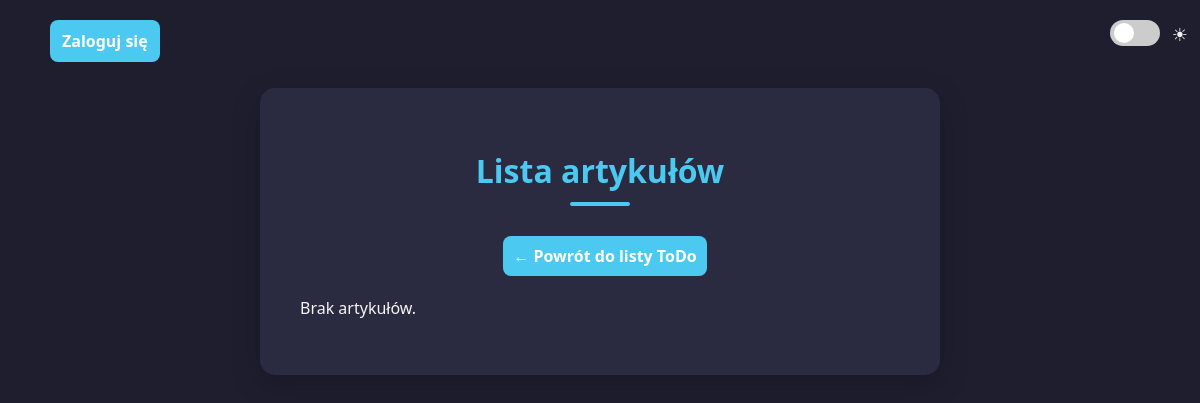
The app's page /articles-html/, older data.
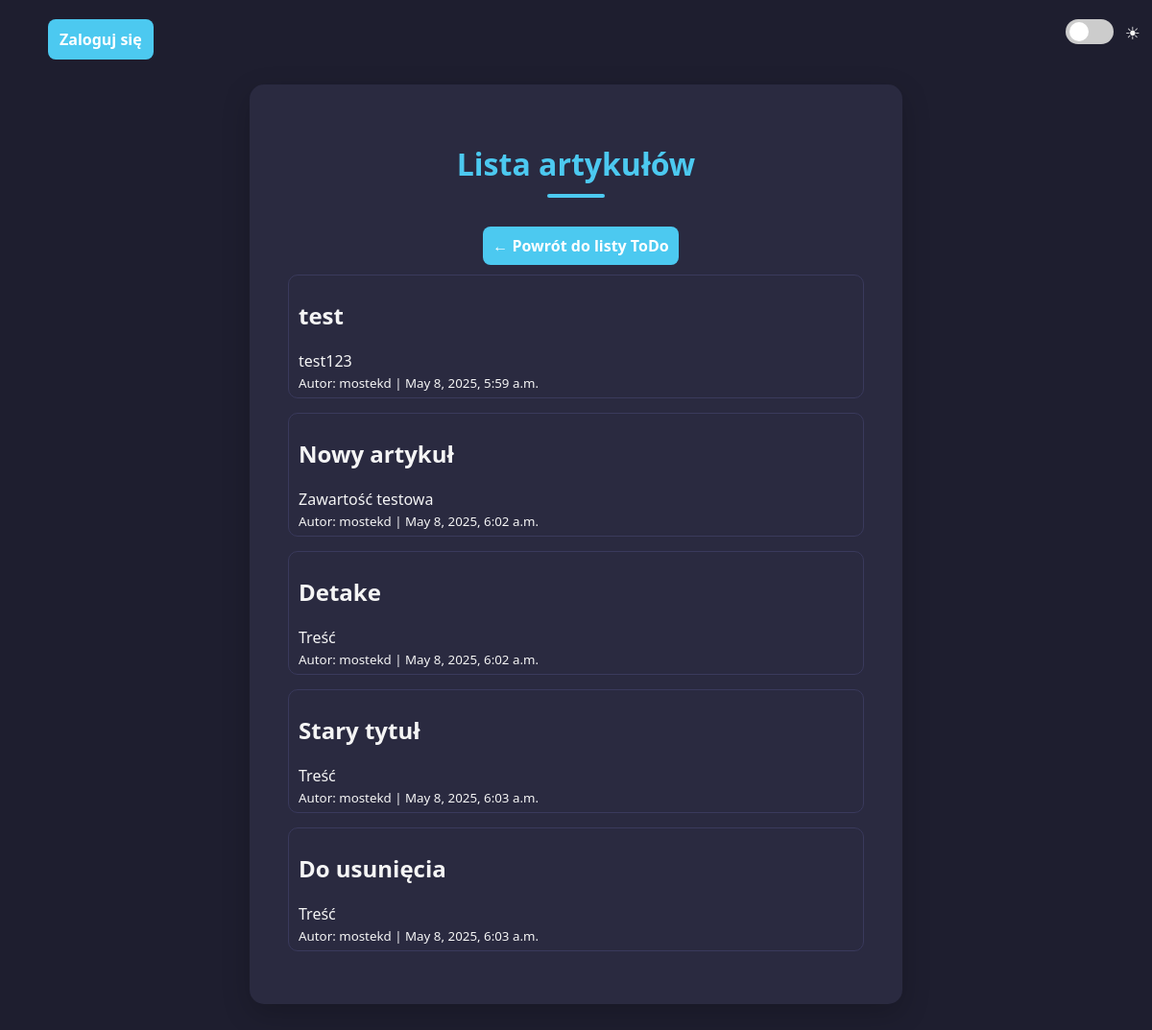
The same page, newer data.
### crudapp/models.py (models this page shows, shortened)
class Article(models.Model):
    title = models.CharField(max_length=255)
    content = models.TextField()
    created_at = models.DateTimeField(auto_now_add=True)
    author = models.ForeignKey(User, on_delete=models.CASCADE, related_name='articles')

### crudapp/views.py (the view)
# urls.py: path('articles-html/', views.articles_html, name='articles-html'),
def articles_html(request):
    articles = Article.objects.select_related('author').all()
    return render(request, 'articles.html', {'articles': articles})

### crudapp/templates/articles.html (shortened to what this page needs)
{% extends 'base.html' %}
{% block content %}
<h1>Lista artykułów</h1>
<div class="center-button">
    <a href="{% url 'index' %}">← Powrót do listy ToDo</a>
</div>
{% for article in articles %}
<div class="todo-item">
    <div>
        <h2>{{ article.title }}</h2>
        <p>{{ article.content }}</p>
        <small>Autor: {{ article.author.username }} | {{ article.created_at }}</small>
    </div>
</div>
{% empty %}
<p>Brak artykułów.</p>
{% endfor %}
{% endblock %}

### crudapp/templates/base.html (shortened to what this page needs)
<!DOCTYPE html>
{% load static %}
<html lang="en">
<head>
    <link rel="stylesheet" href="{% static 'css/style.css' %}">
</head>
<body>
  {% if not user.is_authenticated %}
  <div class="logout-link">
      <a href="{% url 'login' %}">Zaloguj się</a>
  </div>
  {% endif %}
    <div class="mode-switch">
      <label class="switch">
        <span class="slider"></span>
      </label>
    </div>
    <div class="container">
        {% block content %}{% endblock %}
    </div>
</body>
</html>

### crudapp/static/css/style.css (style rules this page uses)
:root { --bg: #1e1e2f; --text: #f5f5f5; --card: #2a2a40; --accent: #4cc9f0; --border: #3a3a5c; --btn: #4cc9f0; --btn-hover: #096a8a; }
body { background-color: var(--bg); color: var(--text); font-family: 'Segoe UI', sans-serif; padding: 40px 20px; min-height: 100vh; transition: background-color 0.5s ease; }
.container { background: var(--card); padding: 40px; border-radius: 15px; box-shadow: 0 10px 30px rgba(0,0,0,0.2); max-width: 600px; margin: 40px auto; animation: fadeUp 0.6s ease forwards; }
h1 { font-size: 2rem; margin-bottom: 30px; color: var(--accent); text-align: center; position: relative; }
h1::after { content: ''; display: block; width: 60px; height: 4px; background: var(--accent); margin: 10px auto 0; border-radius: 2px; }
.todo-item { background: var(--card); border-left: 5px solid var(--accent); border: 1px solid var(--border); border-radius: 10px; padding: 5px 10px; margin-bottom: 15px; font-size: 16px; display: flex; justify-content: space-between; align-items: center; opacity: 0; transform: translateY(30px); animation: fadeUp 0.5s ease forwards; animation-fill-mode: forwards; min-height: 60px; }
.todo-item:nth-of-type(n) { animation-delay: calc(0.1s * var(--i)); }
.todo-item p { margin: 0; flex: 1; }
a { text-decoration: none; padding: 5px 10px; border-radius: 8px; background-color: var(--btn); color: #fff; font-size: 16px; font-weight: 600; margin-left: 10px; margin-bottom: 5px; transition: background-color 0.3s ease; font-family: 'Segoe UI', sans-serif; display: inline-flex; align-items: center; justify-content: center; height: 30px; }
.mode-switch { position: absolute; top: 20px; right: 40px; z-index: 1000; display: flex; align-items: center; gap: 8px; color: var(--text); font-size: 18px; }
.switch { position: relative; display: inline-block; width: 50px; height: 26px; }
.slider { position: absolute; cursor: pointer; background-color: #ccc; transition: 0.4s; top: 0; left: 0; right: 0; bottom: 0; border-radius: 34px; }
.slider::before { position: absolute; content: ""; height: 20px; width: 20px; left: 4px; bottom: 3px; background-color: white; transition: 0.4s; border-radius: 50%; }
.switch::before { content: "\2600"; position: absolute; right: -28px; top: 2px; font-size: 18px; color: var(--text); }
.center-button { display: flex; justify-content: center; margin-bottom: 5px; }
.logout-link { position: absolute; top: 20px; left: 40px; z-index: 1000; font-size: 16px; }
.logout-link a { background-color: var(--btn); color: #fff; padding: 6px 12px; border-radius: 8px; text-decoration: none; font-weight: 600; transition: background-color 0.3s ease; }

Row changes from the older to the newer data that the page shows:
added Article: title "test", content "test123", author.username "mostekd", created_at "May 8, 2025, 5:59 a.m."
added Article: title "Nowy artykuł", content "Zawartość testowa", author.username "mostekd", created_at "May 8, 2025, 6:02 a.m."
added Article: title "Detake", content "Treść", author.username "mostekd", created_at "May 8, 2025, 6:02 a.m."
added Article: title "Stary tytuł", content "Treść", author.username "mostekd", created_at "May 8, 2025, 6:03 a.m."
added Article: title "Do usunięcia", content "Treść", author.username "mostekd", created_at "May 8, 2025, 6:03 a.m."
Text that changed along with them:
text no longer shown: "Brak artykułów."
